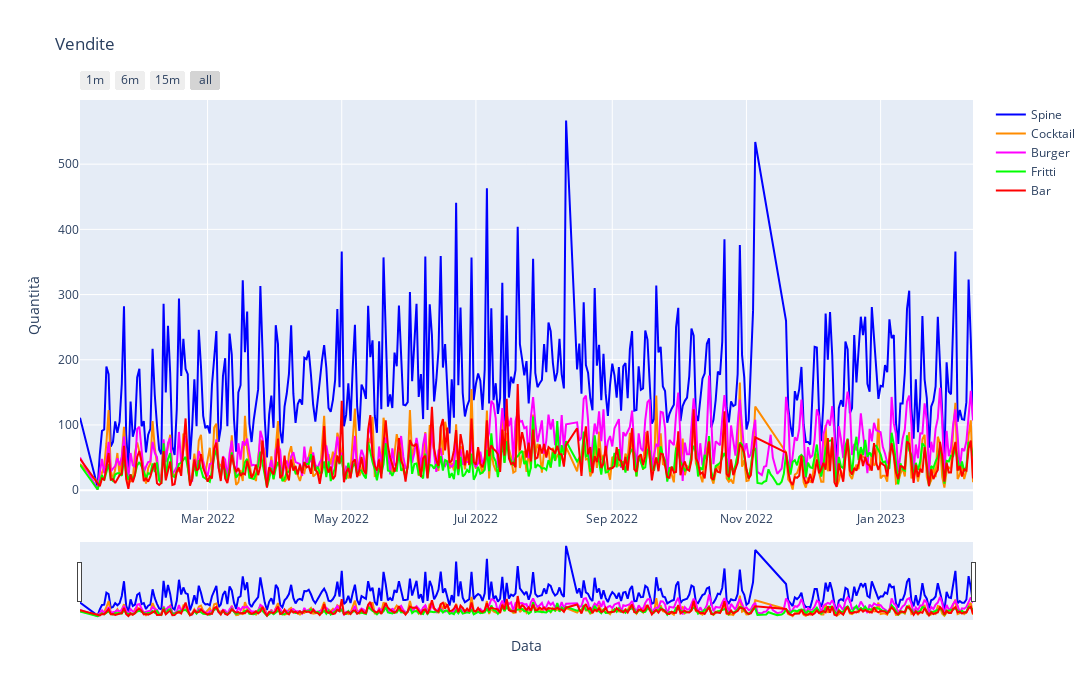

Notebook code for this chart:
### Code cell
### ZOOM Plotly

import plotly.graph_objects as go

fig = go.Figure()

#Spine 
fig.add_trace(go.Scatter(x = df_spine.index, 
                         y = df_spine['Quantita'],
                         mode = "lines",
                         name = "Spine",
                         line_color='#0000FF',
                         ))
##############################################################
# #Cocktail 
fig.add_trace(go.Scatter(x = df_cocktail.index, 
                         y = df_cocktail['Quantita'],
                         mode = "lines", 
                         name = "Cocktail",
                         line_color='#ff8c00',
                         ))
##############################################################
#Burger 
fig.add_trace(go.Scatter(x = df_burger.index, 
                         y = df_burger['Quantita'],
                         mode = "lines", 
                         name = "Burger",
                         line_color='#FF00FF',
                         ))
##############################################################
#Fritti 
fig.add_trace(go.Scatter(x = df_fritti.index, 
                         y = df_fritti['Quantita'],
                         mode = "lines", 
                         name = "Fritti",
                         line_color='#00FF00',
                         ))
##############################################################
#Bar 
fig.add_trace(go.Scatter(x = df_bar.index, 
                         y = df_bar['Quantita'],
                         mode = "lines", 
                         name = "Bar",
                         line_color='#FF0000',
                         ))
##############################################################
# adjust layout
fig.update_layout(title = "Vendite",
                  xaxis_title = "Data",
                  yaxis_title = "Quantità",
                  width = 1200,
                  height = 700,
                  )
####################################################################
# zoomming
fig.update_xaxes(
    rangeslider_visible=True,
    rangeselector=dict(
        buttons=list([
            dict(count=1, label="1m", step="month", stepmode="backward"),
            dict(count=6, label="6m", step="month", stepmode="backward"),
            dict(count=15, label="15m", step="month", stepmode="backward"),
            dict(step="all")
        ])
    )
)

### Figure 1 — Plotly figure (JSON) as saved in the notebook; plotly's stock layout.template omitted (floating-point values rounded to 4 significant figures; data arrays with more than 128 entries replaced by an {"elided": "..."} marker saying what was removed)
{"data": [{"line": {"color": "#0000FF"}, "mode": "lines", "name": "Spine", "type": "scatter", "x": {"elided": "383 str values"}, "y": {"elided": "383 float values"}}, {"line": {"color": "#ff8c00"}, "mode": "lines", "name": "Cocktail", "type": "scatter", "x": {"elided": "382 str values"}, "y": {"elided": "382 float values"}}, {"line": {"color": "#FF00FF"}, "mode": "lines", "name": "Burger", "type": "scatter", "x": {"elided": "393 str values"}, "y": {"elided": "393 float values"}}, {"line": {"color": "#00FF00"}, "mode": "lines", "name": "Fritti", "type": "scatter", "x": {"elided": "393 str values"}, "y": {"elided": "393 float values"}}, {"line": {"color": "#FF0000"}, "mode": "lines", "name": "Bar", "type": "scatter", "x": {"elided": "382 str values"}, "y": {"elided": "382 float values"}}], "layout": {"height": 700, "title": {"text": "Vendite"}, "width": 1200, "xaxis": {"rangeselector": {"buttons": [{"count": 1, "label": "1m", "step": "month", "stepmode": "backward"}, {"count": 6, "label": "6m", "step": "month", "stepmode": "backward"}, {"count": 15, "label": "15m", "step": "month", "stepmode": "backward"}, {"step": "all"}]}, "rangeslider": {"visible": true}, "title": {"text": "Data"}}, "yaxis": {"title": {"text": "Quantità"}}}}
